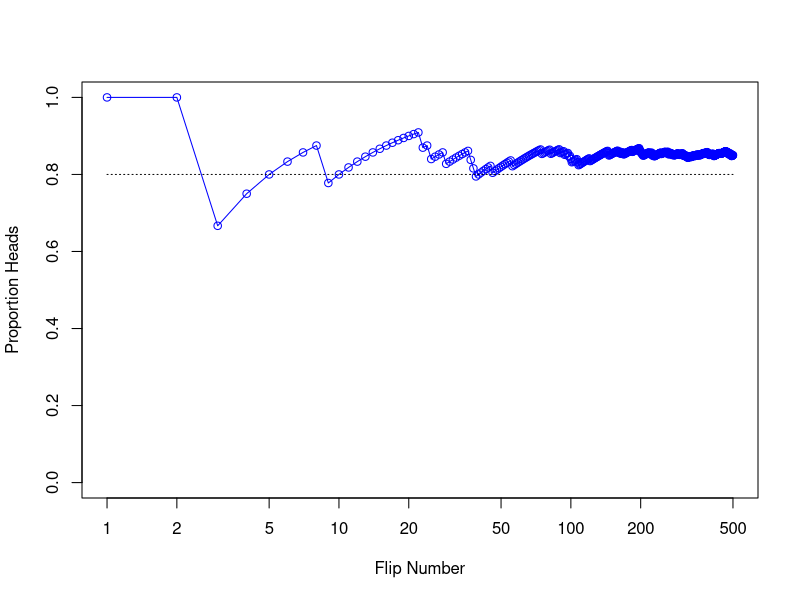

The R source for this figure:
## ---- chunk 1
# Goal: toss a coin N times and get the running proportion of heads
N <- 500
p.heads <- 0.8 # Assume biased coin

# Heads = 1, Tails=0
flipsequence <- sample(x=c(0,1), prob=c(1-p.heads,p.heads), size=N, replace=TRUE) 

r <- cumsum(flipsequence)
n <- 1:N

runprop <- r/n
## ---- chunk 2
plot(n, runprop, type="o", ylim=c(0,1), xlim=c(1,N), log='x', ylab="Proportion Heads", xlab="Flip Number", lwd="1", col="blue")
lines(c(1, N), c(p.heads, p.heads), lty=3)
## ---- chunk 3
cards <- c("9", "10", "Jack", "Queen", "King", "Ace")
suits <- c("Hearts", "Diamonds", "Spades", "Clubs")

draws <- cbind.data.frame(sample(cards, size=1000000, replace=TRUE), 
                          sample(suits, size=1000000, replace=TRUE))

length(draws[which(draws[,1]=='10'),1])/length(draws[,1])
length(draws[which(draws[,1]=='10'|draws[,1]=='Jack'),1])/length(draws[,1])
